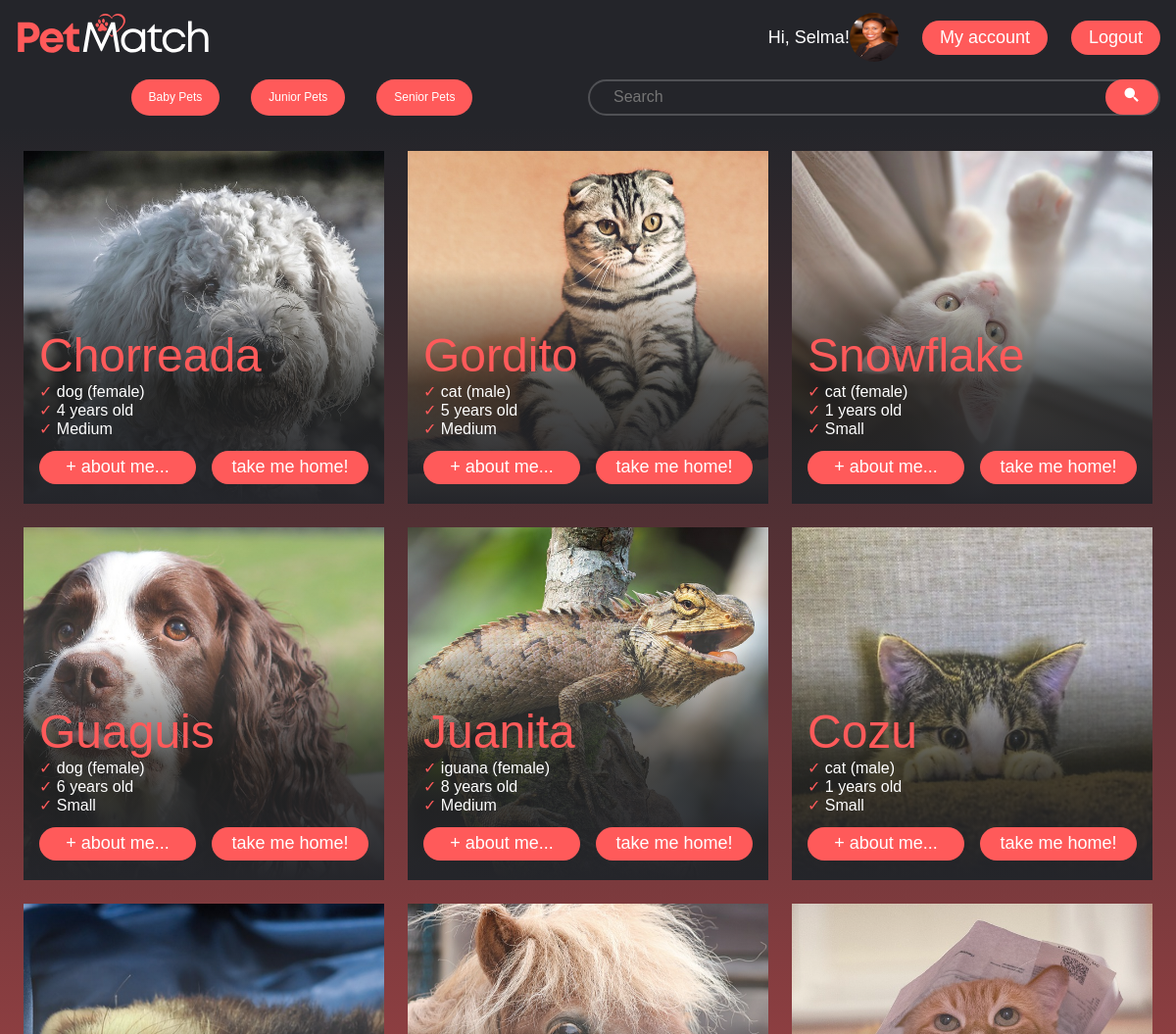
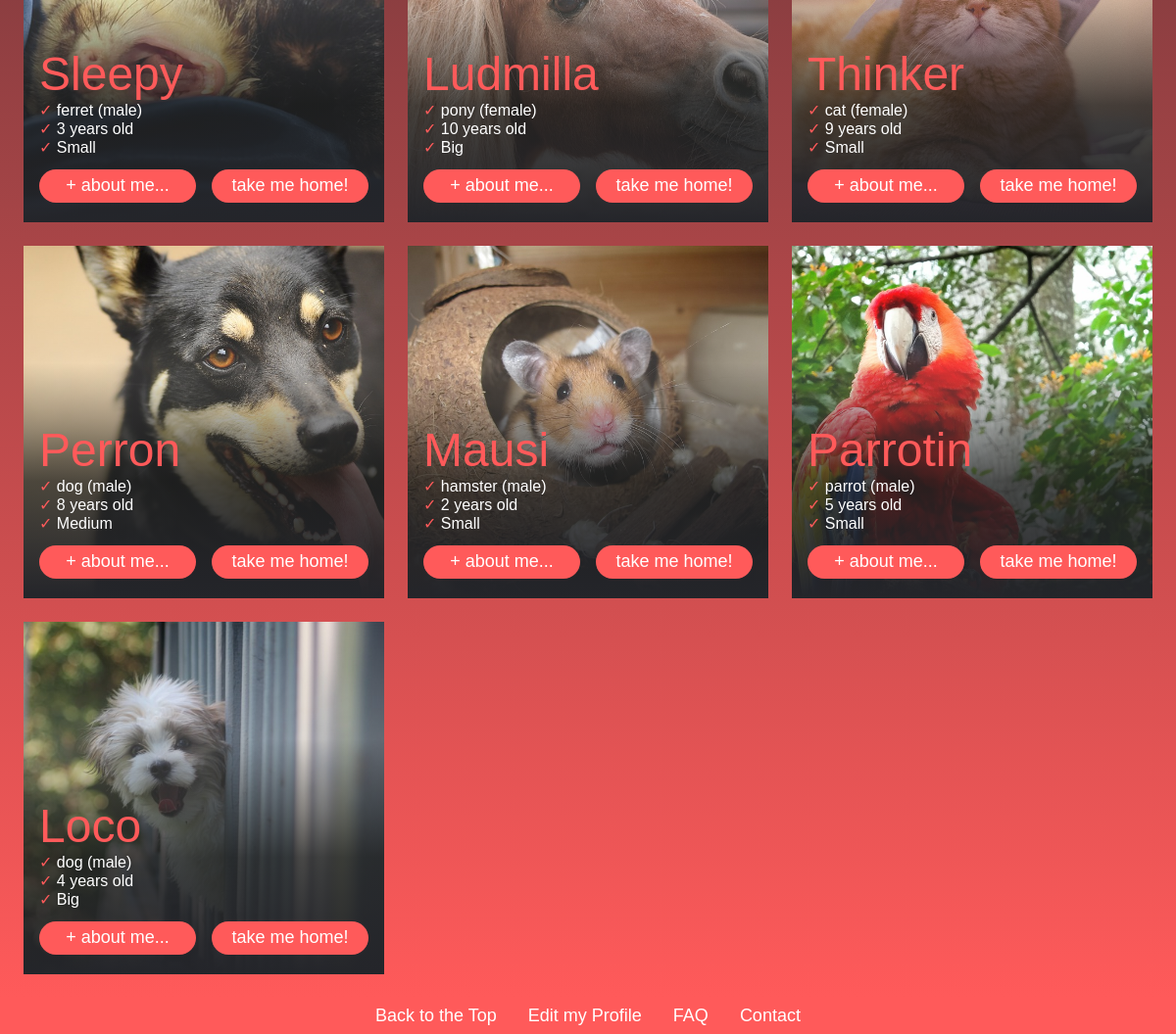
The app's page /home.php (signed in) with its own data (2 pictures, top to bottom).
### tables this page shows
CREATE TABLE `users` (
  `id` int(11) NOT NULL,
  `first_name` varchar(255) NOT NULL,
  `last_name` varchar(255) NOT NULL,
  `email` varchar(255) NOT NULL,
  `password` varchar(256) NOT NULL,
  `date_of_birth` date NOT NULL,
  `address` varchar(255) NOT NULL,
  `phone_number` varchar(255) NOT NULL,
  `picture` varchar(255) DEFAULT NULL,
  `status` varchar(4) NOT NULL DEFAULT 'user'
);

CREATE TABLE `pets` (
  `id` int(11) NOT NULL,
  `pet_name` varchar(255) NOT NULL,
  `breed` varchar(100) NOT NULL,
  `pet_age` int(3) NOT NULL,
  `pet_size` varchar(255) NOT NULL,
  `pet_gender` varchar(10) NOT NULL,
  `vaccines` tinyint(1) NOT NULL,
  `pet_location` varchar(255) NOT NULL,
  `status` tinyint(1) NOT NULL,
  `pet_description` varchar(400) NOT NULL,
  `picture` varchar(255) DEFAULT NULL
);

### home.php (the view, shortened to what this page needs)
<?php
require_once "db_connect.php";
$id = $_SESSION["user"];
$layout = "";
$sqlPets = "SELECT * FROM `pets`";
$pResults = mysqli_query($conn, $sqlPets);
if (mysqli_num_rows($pResults) == 0) {
    $layout = "No pets found";
} else {
    $rows = mysqli_fetch_all($pResults, MYSQLI_ASSOC);
    foreach ($rows as $pet) {
        $layout .= "
        <div class='card' style='background-image: url(\"images/{$pet["picture"]}\");'>
        <div class='cardTitle'>
            <h1>{$pet["pet_name"]}</h1>
        </div>
        <div class='cardContent'>
            <p>&#10003; <span>{$pet["breed"]} (<span>{$pet["pet_gender"]}</span>)</span></p>
            <p>&#10003; <span><span>{$pet["pet_age"]} </span>years old</span></p>
            <p>&#10003; <span>{$pet["pet_size"]}</span></p>
        </div>
        <div class='cardBotones'>
            <button><a href='pet_details.php?id={$pet["id"]}'>+ about me...</a></button>
            <button><a href='adoption.php?id={$pet["id"]}'>take me home!</a></button>
        </div>
        </div>";
    }
}
?>
<!DOCTYPE html>
<html lang="en">
<head>
    <link rel="stylesheet" href="style.css">
    <link href='https://unpkg.com/boxicons@2.1.4/css/boxicons.min.css' rel='stylesheet'>
</head>
<body>
    <?php require_once "./components/navbar.php" ?>
    <div class="searchWrapper">
        <div class="buttons">
            <a href="home.php?age=baby"><button type="button">Baby Pets</button></a>
            <a href="home.php?age=junior"><button type="button">Junior Pets</button></a>
            <a href="home.php?age=senior"><button type="button">Senior Pets</button></a>
        </div>
        <form action="" method="post">
            <div class="search-input">
                <input type="text" placeholder="Search">
                <button type="button"><i class='bx bxs-search-alt-2'></i></button>
            </div>
        </form>
    </div>
    <div class="grid">
        <?= $layout ?>
    </div>
    <footer>
        <div class="footerNav">
            <a href="#">Back to the Top</a>
            <a href="#">Edit my Profile</a>
            <a href="#">FAQ</a>
            <a href="#">Contact</a>
        </div>
    </footer>
</body>
</html>

### components/navbar.php (shortened to what this page needs)
<?php
require_once "db_connect.php";
if ($id) {
    $sql = "SELECT * FROM `users` WHERE `id` = {$id}";
    $result = mysqli_query($conn, $sql);
    $person = mysqli_fetch_assoc($result);
}
?>
<header>
    <img class="logo" src="images/logo.svg" alt="logo">
    <a>Hi, <?= $person["first_name"]; ?>!</a>
    <img class="img-thumbnail" style="border-radius: 50%; width: 50px; height: 50px; align: center;" src="images/<?= $person["picture"] ?>">
    <nav class="navLinks">
        <a id="profilePic" href="edit_profile.php"><button>My account</button></a>
    </nav>
    <a class="" href="./logout.php?logout"><button>Logout</button></a>
</header>

### style.css (style rules this page uses)
* { box-sizing: border-box; margin: 0; padding: 0; font-family: Arial, sans-serif; font-weight: 500; }
li, a, button { font-size: 18px; color: rgb(255, 255, 255); text-decoration: none; list-style: none; }
.logo { height: 60px; margin-right: auto; cursor: pointer; }
.navLinks { display: inline-block; padding: 0px 1.5rem; }
button { padding: 4px 15px; background-color: #ff5a5a; border: 3px solid #24252a00; border-radius: 50px; cursor: pointer; transition: all 0.3s ease 0s; margin-top: 0.3rem; margin-bottom: 0.3rem; }
footer { background-color: rgba(255, 90, 90, 1); padding: 0.5rem; bottom: 0; width: 100%; }
.grid { display: grid; width: 100%; background: linear-gradient(#24252A, #ff5a5a); grid-template-columns: repeat(3, 1fr); gap: 1.5rem; padding: 1.5rem; }
.card { height: 45vh; min-width: 0; border-image: 1 fill linear-gradient( rgba(255, 255, 255, 0.001), rgba(255, 255, 255, 0.2),rgba(36, 37, 37, 0.8), rgba(36, 37, 42, 1)); background-size: cover; background-position: center; text-align: left; display: flex; flex-direction: column; justify-content: end; overflow: hidden; padding: 1rem; transition: transform 0.3s ease, box-shadow 0.3s ease; }
.cardTitle { color: #ff5a5a; font-size: 1.5rem; text-align: left; }
@media (min-width: 1025px) { .grid { grid-template-columns: repeat(3, 1fr); } }
.searchWrapper { display: flex; flex-direction: row; align-items: center; padding: .5rem 1rem .5rem 1rem; background-color: #24252A; }
.searchWrapper form { width: 100%; }
.search-input { display: flex; align-items: center; justify-content: spacecenter-between; background: transparent; border: 2px solid rgba(255, 255, 255, 0.2); border-radius: 40px; padding: 0rem 0rem 0rem 1.5rem; width: 100%; height: 2.3rem; }
.search-input input[type="text"] { background: transparent; border: none; outline: none; color: white; font-size: 16px; flex: 1; }

### records on screen
users: first_name "Selma", picture (picture)
pets: picture (picture), pet_name "Chorreada", breed "dog", pet_gender "female", pet_age "4", pet_size "Medium"
pets: picture (picture), pet_name "Gordito", breed "cat", pet_gender "male", pet_age "5", pet_size "Medium"
pets: picture (picture), pet_name "Snowflake", breed "cat", pet_gender "female", pet_age "1", pet_size "Small"
pets: picture (picture), pet_name "Guaguis", breed "dog", pet_gender "female", pet_age "6", pet_size "Small"
pets: picture (picture), pet_name "Juanita", breed "iguana", pet_gender "female", pet_age "8", pet_size "Medium"
pets: picture (picture), pet_name "Cozu", breed "cat", pet_gender "male", pet_age "1", pet_size "Small"
pets: picture (picture), pet_name "Sleepy", breed "ferret", pet_gender "male", pet_age "3", pet_size "Small"
pets: picture (picture), pet_name "Ludmilla", breed "pony", pet_gender "female", pet_age "10", pet_size "Big"
pets: picture (picture), pet_name "Thinker", breed "cat", pet_gender "female", pet_age "9", pet_size "Small"
pets: picture (picture), pet_name "Perron", breed "dog", pet_gender "male", pet_age "8", pet_size "Medium"
pets: picture (picture), pet_name "Mausi", breed "hamster", pet_gender "male", pet_age "2", pet_size "Small"
pets: picture (picture), pet_name "Parrotin", breed "parrot", pet_gender "male", pet_age "5", pet_size "Small"
pets: picture (picture), pet_name "Loco", breed "dog", pet_gender "male", pet_age "4", pet_size "Big"
